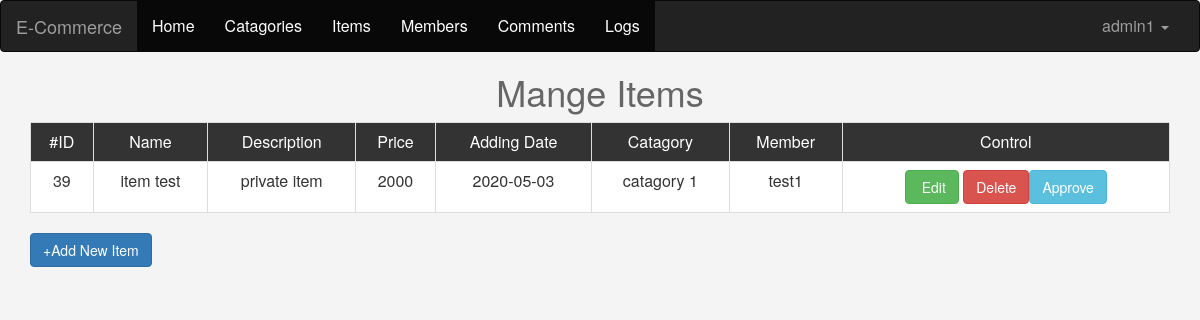
Screenshot of /admin/items.php (signed in) with the database file from the repository.
### tables this page shows
CREATE TABLE `items` (
  `itemID` int(11) NOT NULL,
  `Name` varchar(255) NOT NULL,
  `Description` text NOT NULL,
  `Price` varchar(255) NOT NULL,
  `Add_Date` date NOT NULL,
  `Country_Make` varchar(255) NOT NULL,
  `image` varchar(255) NOT NULL,
  `Satatus` varchar(255) NOT NULL,
  `catID` int(11) DEFAULT NULL,
  `memberID` int(11) DEFAULT NULL,
  `Approve` int(11) NOT NULL DEFAULT '0'
);

CREATE TABLE `catagory` (
  `ID` int(11) NOT NULL,
  `Name` varchar(255) NOT NULL,
  `Describtion` varchar(255) NOT NULL,
  `Ordering` int(11) DEFAULT NULL,
  `Visibilty` tinyint(4) NOT NULL DEFAULT '0',
  `Allow_Comment` tinyint(4) NOT NULL DEFAULT '0',
  `Allow_Ads` tinyint(4) NOT NULL DEFAULT '0'
);

CREATE TABLE `users` (
  `userID` int(11) NOT NULL,
  `username` varchar(100) NOT NULL,
  `password` int(11) NOT NULL,
  `Email` varchar(100) NOT NULL,
  `fullname` varchar(100) NOT NULL,
  `GroupID` int(11) NOT NULL,
  `TrustSatus` int(10) NOT NULL DEFAULT '0',
  `RegStatus` int(10) NOT NULL DEFAULT '0',
  `date` date NOT NULL
);

### admin/items.php (the view, shortened to what this page needs)
<?php
if(isset($_SESSION['username'])){
    include 'init.php';
    $action=isset($_GET['action']) ? $_GET['action']:'mange';
    if($action=='mange'){
        $stmt=$link->prepare("SELECT items.*,catagory.Name AS catName,users.username FROM
                              items INNER JOIN catagory ON catagory.ID=items.catID
                               INNER JOIN users ON users.userID=items.memberID ");
        $stmt->execute();
        $row=$stmt->fetchAll();
        ?>
    <h1  class="text-center" style="color:#666">Mange Items</h1>
    <div class="container">
        <div class="table-responsive">
            <table   class="table table-bordered">
                <tr style="background-color:#333;color:#fff;text-align:center" >
                    <td>#ID</td>
                    <td>Name</td>
                    <td>Description</td>
                    <td>Price</td>
                    <td>Adding Date</td>
                    <td>Catagory</td>
                    <td>Member</td>
                    <td>Control</td>
                </tr>
                <?php
                foreach($row as $info){
                    echo "<tr style='background-color:white;text-align:center'>";
                     echo "<td>".$info['itemID']."</td>";
                     echo "<td>".$info['Name']."</td>";
                     echo "<td>".$info['Description']."</td>";
                     echo "<td>".$info['Price']."</td>";
                     echo "<td>".$info['Add_Date']."</td>";
                     echo "<td>".$info['catName']."</td>";
                     echo "<td>".$info['username']."</td>";
                    echo  "<td class='text-center'>
                       <a href='items.php?action=edit&itemID=".$info['itemID']."' class='btn btn-success'><i class='fa fa-edit'></i>Edit</a>
                        <a href='items.php?action=delete&itemID=".$info['itemID']."' class='btn btn-danger confirm '> Delete  </a>";
                    if($info['Approve']==0){
                        echo "<a href='items.php?action=approve&itemID=".$info['itemID']."' class='btn btn-info ' >Approve</a>";
                    }
                   echo "</td>";
                    echo "</tr>";
                }
                ?>
            </table>
        </div>
        <a href="items.php?action=add" class="btn btn-primary">+Add New Item</a>
    </div>
      <?php  }
    elseif($action=='delete'){
         }
}
else
{
    header('location:index.php');
}
?>

### admin/includes/templates/header.php (shortened to what this page needs)
<!DOCTYPE html>
<head>
    <link rel="stylesheet" href="<?php echo $css ?>fontawesome.min.css" />
    <link rel="stylesheet" href="<?php echo $css ?>bootstrap.min.css"/>
    <link rel="stylesheet" href="<?php echo $css ?>backend.css" />
</head>
<body>

### admin/init.php (shortened to what this page needs)
<?php
$tpl='includes/templates/';
$css='layout/css/';
include $tpl.'header.php';
if(! isset($notNav)){
include $tpl.'navbar.php';
}
include $tpl.'footer.php';
?>

### admin/includes/templates/navbar.php (shortened to what this page needs)
<nav class="navbar navbar-inverse">
  <div class="container-fluid">
    <div class="navbar-header">
      <a class="navbar-brand" href="#">E-Commerce</a>
    </div>
    <div class="collapse navbar-collapse" id="myNavbar">
      <ul class="nav navbar-nav">
        <li class="active"><a href="dashboard.php">Home</a></li>
        <li class="active"><a href="catagory.php">Catagories</a></li>
        <li class="active"><a href="items.php">Items</a></li>
        <li class="active"><a href="members.php">Members</a></li>
        <li class="active"><a href="comments.php">Comments</a></li>
        <li class="active"><a href="#">Logs</a></li>
      </ul>
      <ul class="nav navbar-nav navbar-right">
      <li class="dropdown">
        <a class="dropdown-toggle" data-toggle="dropdown" href="#"><?php echo $_SESSION['username'] ?>
        <span class="caret"></span></a>
      </li>
      </ul>
    </div>
  </div>
</nav>

### admin/includes/templates/footer.php (shortened to what this page needs)
</body>
</html>

### admin/layout/css/backend.css (style rules this page uses)
body { background-color:#f4f4f4; font-size:16px; }

### rows the page displays
items: itemID "39", Name "item test", Description "private item", Price "2000", Add_Date "2020-05-03", catID.Name "catagory 1", memberID.username "test1"

### other values shown
$_SESSION['username'] "admin1"
